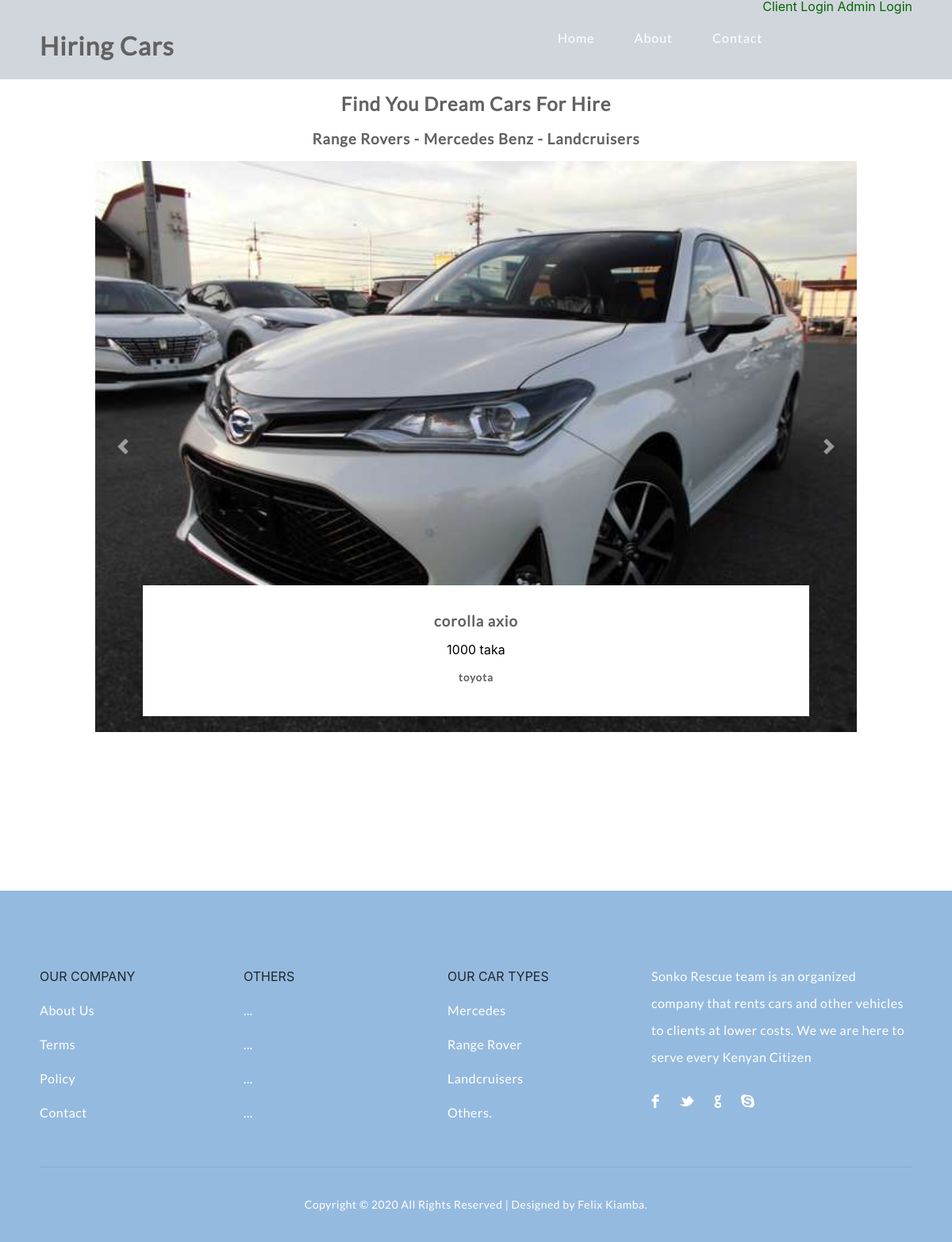
The page / on the database its author committed.
### tables this page shows
CREATE TABLE `cars` (
  `car_id` int(11) NOT NULL,
  `car_name` varchar(255) NOT NULL,
  `car_type` varchar(255) NOT NULL,
  `image` text NOT NULL,
  `hire_cost` int(11) NOT NULL,
  `capacity` int(11) NOT NULL,
  `status` varchar(255) NOT NULL
);

### index.php (the view, shortened to what this page needs)
<!DOCTYPE html>
<html lang="en">
<head>
	<link rel="stylesheet" href="https://maxcdn.bootstrapcdn.com/bootstrap/4.0.0/css/bootstrap.min.css">
	<link rel="stylesheet" type="text/css" href="css/reset.css">
	<link rel="stylesheet" type="text/css" href="css/responsive.css">
</head>
<body>
	<section class="">
		<?php
			include 'includes/config.php';
			include 'header.php';
			$i=1;
			$sel = "SELECT * FROM cars WHERE status = 'Available'";
						$rs = $conn->query($sel);
		?>
			<section class="caption">
				<h2 class="caption" style="text-align: center">Find You Dream Cars For Hire</h2>
				<h3 class="properties" style="text-align: center">Range Rovers - Mercedes Benz - Landcruisers</h3>
			</section>
	</section>
	<div id="carouselExampleControls" class="carousel slide" data-ride="carousel">
  		<div class="carousel-inner">
  			<?php while($cars=$rs->fetch_assoc()):?>
  			<?php if($i==1):?>
  			<div class="carousel-item active">
			  <img style="width:80%;display:table;margin:auto;" src="cars/<?php echo $cars['image'];?>" alt="...">
			  <div style="background:#fff" class="carousel-caption d-none d-md-block">
			    <a href="book_car.php?id=<?php echo $cars['car_id'];?>"><h3><?php echo $cars['car_name'];?></h3></a>
			    <p style="color:#000"><?php echo $cars['hire_cost']." taka";?></p>
			    <h5><?php echo $cars['car_type'];?></h5>
			  </div>
			</div>
	    	<?php endif;?>
	    	<?php $i++;?>
	    	<?php endwhile;?>
  		</div>
  		<a class="carousel-control-prev" href="#carouselExampleControls" role="button" data-slide="prev">
    		<span class="carousel-control-prev-icon" aria-hidden="true"></span>
  		</a>
  		<a class="carousel-control-next" href="#carouselExampleControls" role="button" data-slide="next">
    		<span class="carousel-control-next-icon" aria-hidden="true"></span>
  		</a>
		</div>
	<section class="listings">
	</section>
	<footer>
		<div class="wrapper footer">
			<ul>
				<li class="links">
					<ul>
						<li>OUR COMPANY</li>
						<li><a href="#">About Us</a></li>
						<li><a href="#">Terms</a></li>
						<li><a href="#">Policy</a></li>
						<li><a href="#">Contact</a></li>
					</ul>
				</li>
				<li class="links">
					<ul>
						<li>OTHERS</li>
						<li><a href="#">...</a></li>
						<li><a href="#">...</a></li>
						<li><a href="#">...</a></li>
						<li><a href="#">...</a></li>
					</ul>
				</li>
				<li class="links">
					<ul>
						<li>OUR CAR TYPES</li>
						<li><a href="#">Mercedes</a></li>
						<li><a href="#">Range Rover</a></li>
						<li><a href="#">Landcruisers</a></li>
						<li><a href="#">Others.</a></li>
					</ul>
				</li>
				<li class="about">
					<p>Sonko Rescue team is an organized company that rents cars and other vehicles to clients at lower costs. We we are here to serve every Kenyan Citizen</p>
					<ul>
						<li><a href="http://facebook.com/sonko" class="facebook" target="_blank"></a></li>
						<li><a href="http://twitter.com/sonko" class="twitter" target="_blank"></a></li>
						<li><a href="http://plus.google.com/+sonko" class="google" target="_blank"></a></li>
						<li><a href="#" class="skype"></a></li>
					</ul>
				</li>
			</ul>
		</div>
		<div class="copyrights wrapper">
			Copyright &copy; <?php echo date("Y")?> All Rights Reserved | Designed by Felix Kiamba.
		</div>
	</footer>
</body>
</html>

### css/responsive.css (style rules this page uses)
body { background: #fff; }
.wrapper { max-width: 1100px; margin: 0 auto; position: relative; }
h1, h2, h3, h4, h5 ,h6 { color: #626262; font-family: "lato-regular", Helvetica, Arial, sans-serif; letter-spacing: 1px; }
h2 { font-size: 1.5em; margin: .75em 0 }
h3 { font-size: 1.17em; margin: .83em 0 }
h5 { font-size: .83em; margin: 1.5em 0 }
h1, h2, h3, h4, h5, h6 { font-weight: bolder }
.listings { padding: 100px 0; }
footer { padding-top: 100px; background: #95badf; }
footer .footer > ul { overflow: hidden; }
footer .footer > ul > li { display: block; float: left; list-style: none; margin-right: 60px; }
footer .footer > ul > li:last-child { margin-right: 0; }
footer .footer > ul > li.links { width: 197px; }
footer ul li.links > ul > li { display: block; width: 100%; list-style: none; margin-bottom: 27px; }
footer ul li.links > ul > li:last-child { margin-bottom: 0; }
footer .footer > ul > li.links li a { text-decoration: none; display: block; color: #fff; font-family: "lato-regular", Helvetica, Arial, sans-serif; font-size: 16px; letter-spacing: .5px; text-align: left; }
footer .footer > ul > li.about { width: 327px; }
footer ul li.about p { color: #fff; font-family: "lato-regular", Helvetica, Arial, sans-serif; font-size: 16px; letter-spacing: .5px; line-height: 34px; margin-top: -9px; }
footer ul li.about > ul > li { display: inline-block; margin-right: 20px; margin-top: 30px; }
footer ul li.about > ul > li:last-child { margin-right: 0; }
footer ul li.about > ul > li a { background: url('../img/social_media.png') no-repeat; }
footer ul li.about > ul > li a.facebook { display: block; width: 10px; height: 18px; background-position: 0 0; }
footer ul li.about > ul > li a.twitter { display: block; width: 19px; height: 18px; background-position: -11px 0px; }
footer ul li.about > ul > li a.google { display: block; width: 10px; height: 18px; background-position: -31px 0px; }
footer ul li.about > ul > li a.skype { display: block; width: 17px; height: 18px; background-position: -43px 0px; }
footer .copyrights { display: block; text-align: center; padding: 40px 0; margin-top: 60px; color: #fff; font-family: "lato-regular", Helvetica, Arial, sans-serif; font-size: 14px; letter-spacing: .5px; border-top: 1px solid #82abd4; }

### index.php (style rules this page uses)
.carousel-control-next-icon { margin-right:72%; }
.carousel-control-prev-icon { margin-left:72%; }

### rows shown on the page
cars: image (picture), car_name "corolla axio", hire_cost "1000", car_type "toyota"
